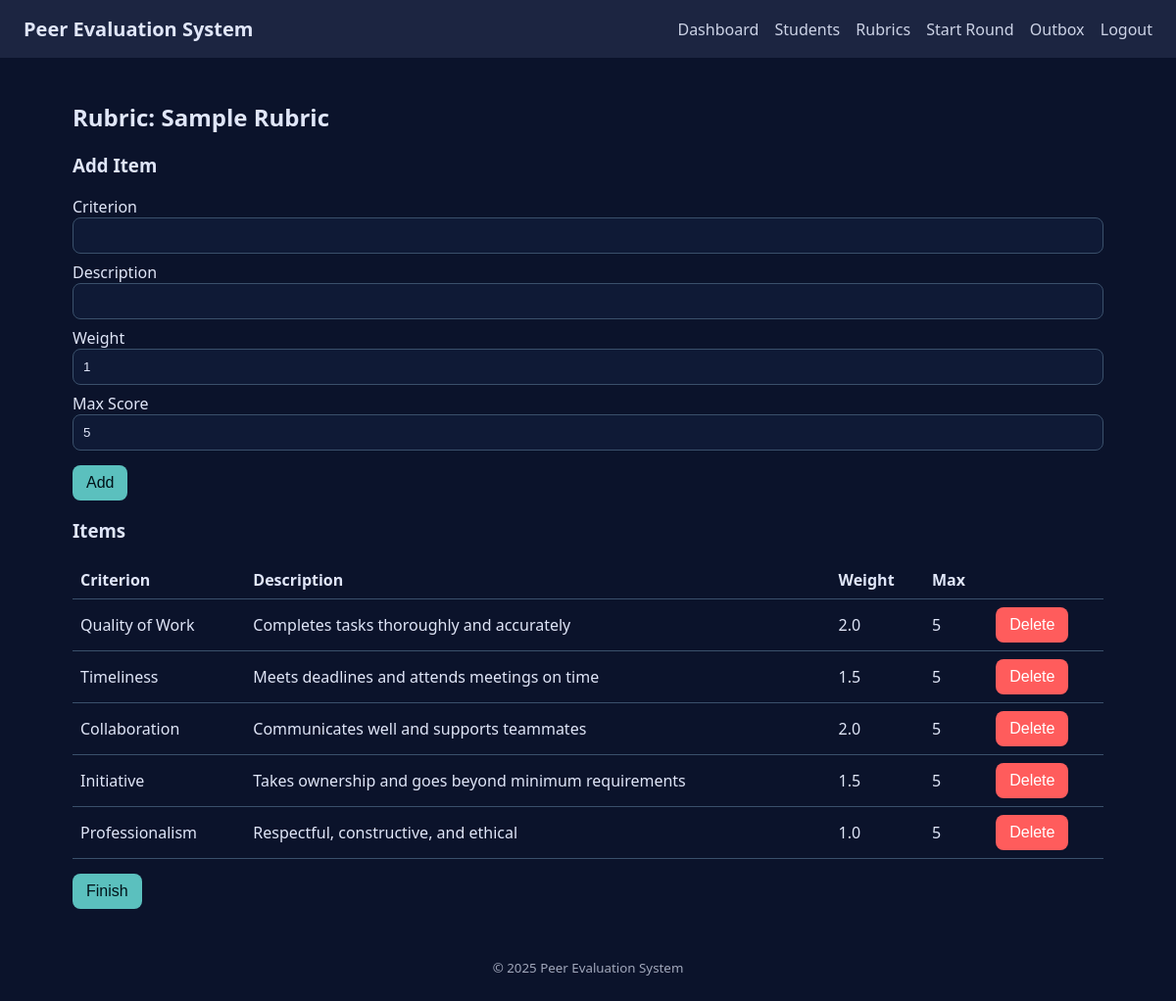
Screenshot of /rubrics/1 (signed in) with the database file from the repository.
### models.py (models this page shows)
class Rubric(db.Model):
    id = db.Column(db.Integer, primary_key=True)
    name = db.Column(db.String(255), nullable=False)
    active = db.Column(db.Boolean, default=True)
    items = db.relationship("RubricItem", backref="rubric", cascade="all, delete-orphan")

class RubricItem(db.Model):
    id = db.Column(db.Integer, primary_key=True)
    rubric_id = db.Column(db.Integer, db.ForeignKey("rubric.id"), nullable=False)
    criterion = db.Column(db.String(255), nullable=False)
    description = db.Column(db.Text, nullable=True)
    weight = db.Column(db.Float, nullable=False, default=1.0)
    max_score = db.Column(db.Integer, nullable=False, default=5)

### app.py (the view, shortened to what this page needs)
    @app.route("/rubrics/<int:rubric_id>", methods=["GET","POST"])
    @login_required
    def edit_rubric(rubric_id):
        rubric = db.session.get(Rubric, rubric_id) or abort(404)
        return render_template("manage_rubric.html", rubric=rubric)

### templates/manage_rubric.html
{% extends "base.html" %}
{% block content %}
<h2>Rubric: {{ rubric.name }}</h2>
<h3>Add Item</h3>
<form method="post">
  <label>Criterion <input type="text" name="criterion" required></label>
  <label>Description <input type="text" name="description"></label>
  <label>Weight <input type="number" name="weight" step="0.1" value="1" required></label>
  <label>Max Score <input type="number" name="max_score" value="5" min="1" required></label>
  <div style="margin-top: 15px;">
    <button type="submit">Add</button>
  </div>
</form>
<h3>Items</h3>
<table class="table">
  <tr><th>Criterion</th><th>Description</th><th>Weight</th><th>Max</th><th></th></tr>
  {% for it in rubric.items %}
  <tr>
    <td>{{ it.criterion }}</td>
    <td>{{ it.description or "" }}</td>
    <td>{{ it.weight }}</td>
    <td>{{ it.max_score }}</td>
    <td>
      <form method="post" action="{{ url_for('delete_rubric_item', rubric_id=rubric.id, item_id=it.id) }}">
        <button class="btn danger" type="submit">Delete</button>
      </form>
    </td>
  </tr>
  {% endfor %}
</table>
<div style="margin-top: 15px;">
  <form method="get" action="{{ url_for('rubrics') }}">
    <button type="submit" class="btn">Finish</button>
  </form>
</div>
{% endblock %}

### static/styles.css (style rules this page uses)
:root { --bg:#0b132b; --card:#1c2541; --muted:#3a506b; --text:#e0e6f8; --accent:#5bc0be; --danger:#ff5c5c; }
* { box-sizing:border-box; }
body { margin:0; font-family:system-ui,-apple-system,Segoe UI,Roboto,Inter,Ubuntu,Arial; background:var(--bg); color:var(--text); }
label { display:block; margin:8px 0; }
input[type=text], input[type=number], input[type=email], input[type=password], select, textarea { width:100%; padding:10px; border-radius:8px; border:1px solid var(--muted); background:#0f1a36; color:var(--text); }
button,.btn { background:var(--accent); color:#001219; border:none; padding:10px 14px; border-radius:8px; cursor:pointer; text-decoration:none; display:inline-block; font-size: 16px; line-height: 1; }
.btn.danger, button.danger { background:var(--danger); color:white; }
.table { width:100%; border-collapse:collapse; }
.table th, .table td { border-bottom:1px solid var(--muted); padding:8px; text-align:left; vertical-align:middle; }

### rows the page displays
Rubric: name "Sample Rubric"
RubricItem: criterion "Quality of Work", description "Completes tasks thoroughly and accurately", weight "2.0", max_score "5"
RubricItem: criterion "Timeliness", description "Meets deadlines and attends meetings on time", weight "1.5", max_score "5"
RubricItem: criterion "Collaboration", description "Communicates well and supports teammates", weight "2.0", max_score "5"
RubricItem: criterion "Initiative", description "Takes ownership and goes beyond minimum requirements", weight "1.5", max_score "5"
RubricItem: criterion "Professionalism", description "Respectful, constructive, and ethical", weight "1.0", max_score "5"
